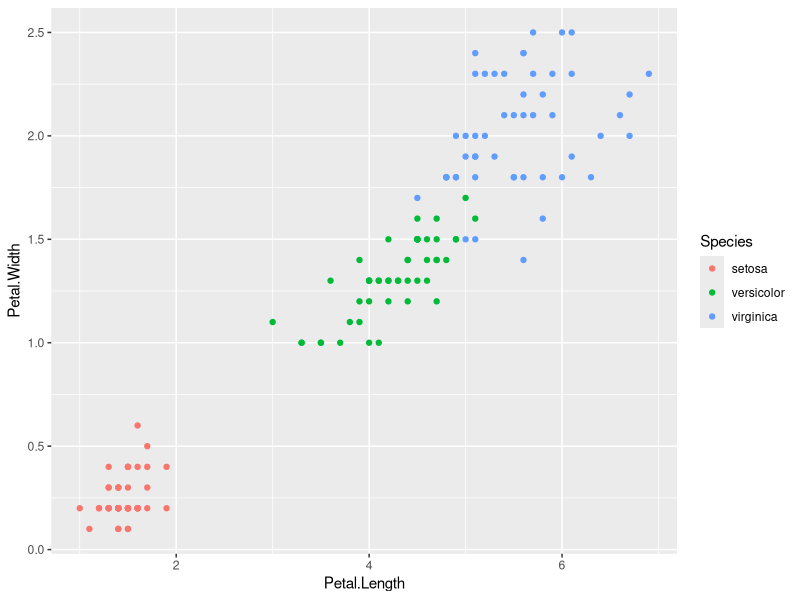
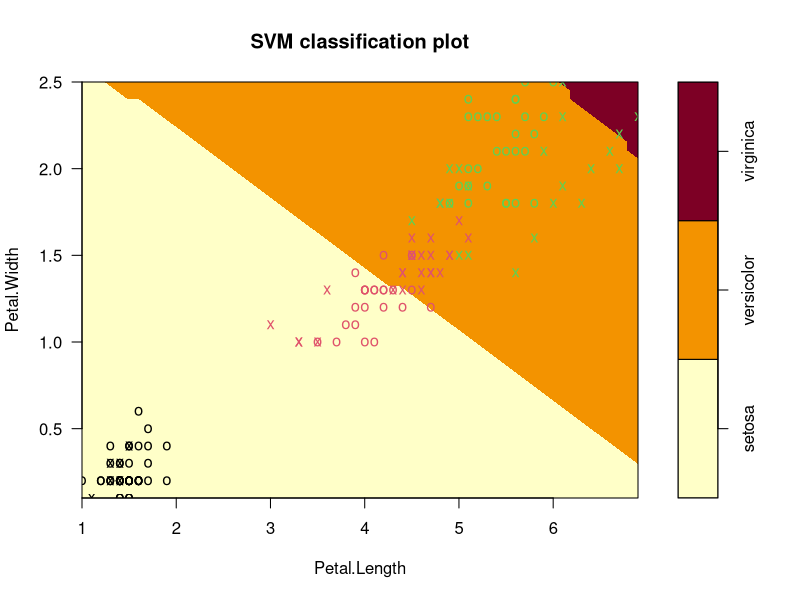

The R script that drew these images, in order:
#Downloading the iris data

data("iris")

#Viewing the iris data

str(iris)

#installing the ggplot2 to find the scatter plot

install.packages("ggplot2")

#loading the ggplot2

library(ggplot2)

#viewing the scatter plot between petal.length and petal.width

qplot(Petal.Length, Petal.Width, data = iris, color = Species)

#install the e1071 package for utilizing Support Vector Machine in R

install.packages("e1071")

#loading the e1071 package in order to use Support Vector Machine

library(e1071)

#Building model

mymodel <- svm(Species~., data = iris, kernel = "sigmoid")

#Summary of the mymodel

summary(mymodel)

#plotting our model

plot(mymodel, data = iris,
     Petal.Width~Petal.Length,
     slice = list(Sepal.Width = 3, Sepal.Length = 4))

summary(mymodel)

pred <- predict(mymodel , iris)

#Find out the Confusion Matrix 

tab <- table(Predicted = pred, Actual = iris$Species)

tab

#Findout the misclassification error rate

1-sum(diag(tab))/sum(tab)
